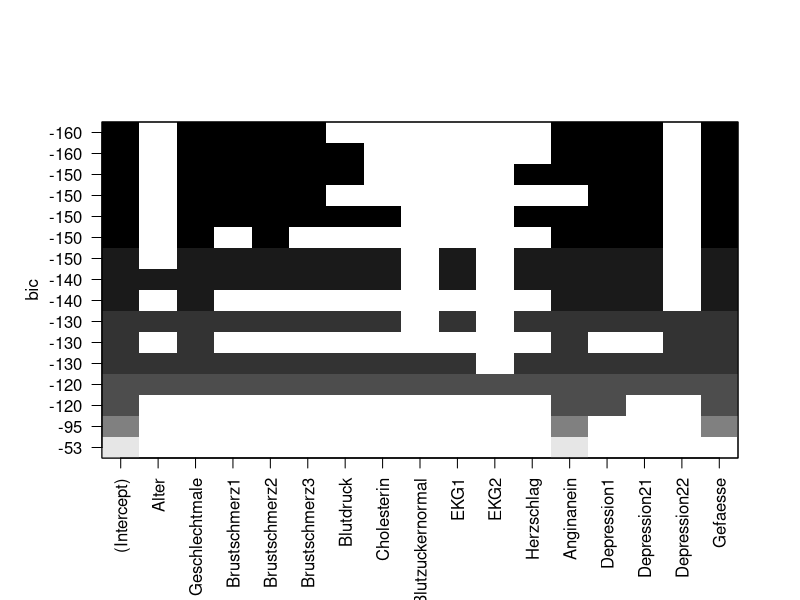
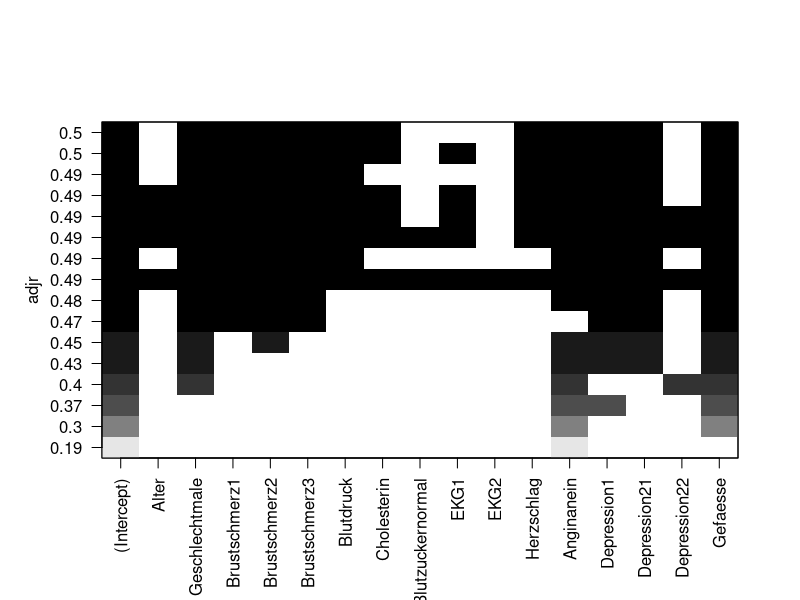
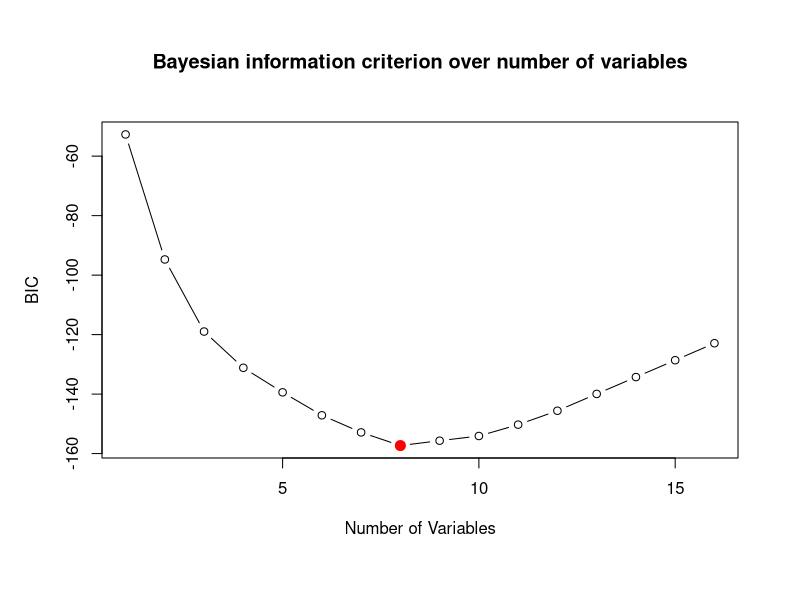
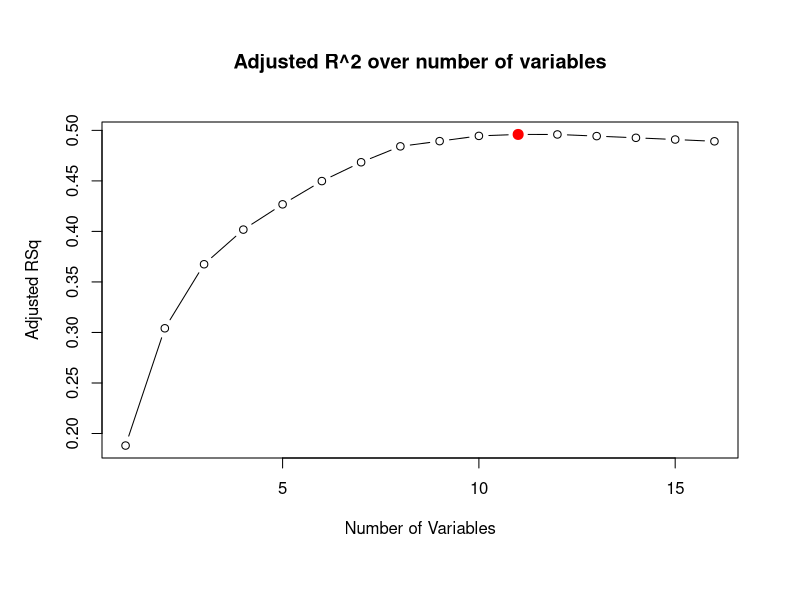
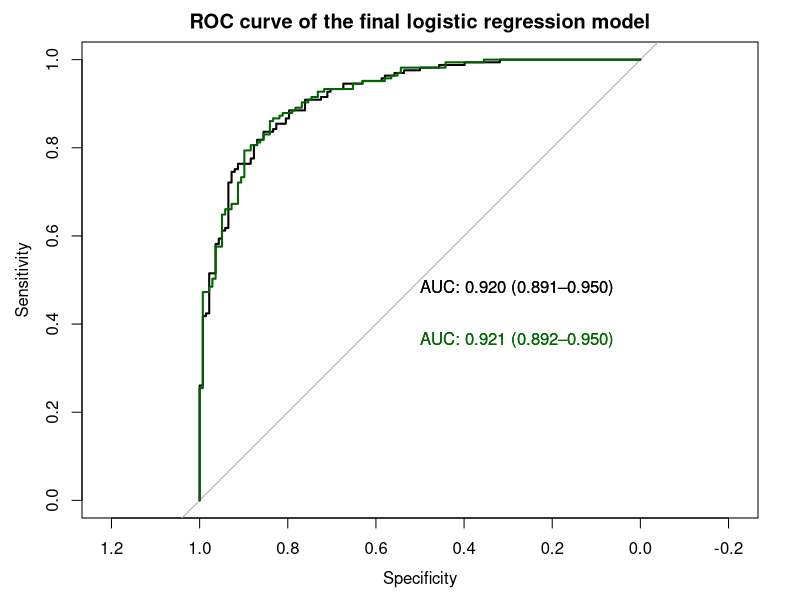

Recreate these plots in R, in order.
library(MASS)
library(dplyr)
library(leaps)
library(caret)

# Aufgabe 1
dat <- read.csv2("dat/heart.csv", sep=",") %>%
  mutate(Herzkrank = factor(ifelse(Herzkrank == 0, "gesund", "krank")),
         Geschlecht = factor(ifelse(Geschlecht == 0, "female", "male")),
         Brustschmerz = factor(Brustschmerz),
         Blutzucker = factor(ifelse(Blutzucker == 1, "erhoeht", "normal")),
         EKG = factor(EKG),
         Angina = factor(ifelse(Angina == 1, "ja", "nein")),
         Depression1 = as.numeric(Depression1),
         Depression2 = factor(Depression2)) %>%
  dplyr::select(-Thal)
str(dat)
regfit_full <- leaps::regsubsets(Herzkrank ~ ., 
                                 data = dat, 
                                 nvmax = 16)
results_bestsub <- summary(regfit_full)
results_bestsub$outmat
plot(regfit_full, scale = "bic")
plot(regfit_full, scale = "adjr")
which.max(results_bestsub$adjr2)
plot(results_bestsub$bic,
     main = "Bayesian information criterion over number of variables",
     xlab = "Number of Variables",
     ylab = "BIC",
     type = "b")
points(8, results_bestsub$bic[8], col="red", cex=2, pch=20)
plot(results_bestsub$adjr2,
     main = "Adjusted R^2 over number of variables",
     xlab = "Number of Variables",
     ylab = "Adjusted RSq",
     type = "b")
points(11, results_bestsub$adjr2[11], col="red", cex=2, pch=20)
results_bestsub$which[11,]
model_best_subset <- glm(Herzkrank ~ Geschlecht + Brustschmerz + 
                           Blutdruck + Cholesterin + Herzschlag +
                           Angina + Depression1 + Depression2 +
                           Gefaesse,
                         data = dat,
                         family = "binomial")
summary(model_best_subset)


# Aufgabe 2

# define null model 
model_null <- glm(Herzkrank ~ 1, data = dat, family = "binomial")

# perform forward selection
results_FWS <- stepAIC(
  model_null, 
  direction = "forward",
  scope = list(lower = ~ 1,
               upper = Herzkrank ~ Alter + Geschlecht + 
                 Brustschmerz + Blutdruck + Cholesterin + 
                 Blutzucker + EKG + Herzschlag + Angina + 
                 Depression1 + Depression2 + Gefaesse))

# view results
summary(results_FWS)


# define full model
model_full <- glm(Herzkrank ~ ., data = dat, family = "binomial")

# perform backward selection
results_BWS <- stepAIC(model_full, direction = "backward")

# view results
summary(results_BWS)


# perform stepwise selection
results_both <- stepAIC(model_full, direction = "both", trace = TRUE)

# view results
summary(results_both)

# generate final model including selected variables
model_final <- glm(Herzkrank ~ Geschlecht + Brustschmerz + 
                     Blutdruck + Cholesterin + Herzschlag +
                     Angina + Depression1 + Depression2 + Gefaesse,
                   data = dat,
                   family = "binomial")

# 5-fache Kreuzvalidierung des finalen Modells
set.seed(20042021)
glm_best <- caret::train(Herzkrank ~ Geschlecht + Brustschmerz + Blutdruck + 
                           Cholesterin + Herzschlag + Angina + Depression1 + 
                           Depression2 + Gefaesse, 
                         data = dat,
                         method = "glm",
                         trControl = trainControl(
                           method="cv",
                           number=5,
                           classProbs=TRUE,
                           summaryFunction = twoClassSummary
                         ),
                         metric = "ROC")

roc_best <- pROC::roc(response = dat$Herzkrank=="krank", # observations
                      predictor = predict(glm_best$finalModel), # predictions
                      ci = TRUE,        # compute confidence interval
                      plot = TRUE,      # create ROC plot
                      print.auc = TRUE,
                      main = "ROC curve of the final logistic regression model")


# 5-fold cross-validation of the full model
glm_full <- caret::train(Herzkrank ~ ., data = dat,
                         method = "glm",
                         trControl = trainControl(
                           method="cv",
                           number=5,
                           classProbs=TRUE,
                           summaryFunction = twoClassSummary
                         ),
                         metric = "ROC")

roc_full <- pROC::roc(response = dat$Herzkrank=="krank", # observations
                      predictor = predict(glm_full$finalModel), # predictions
                      ci = TRUE,
                      plot = TRUE,
                      add = TRUE,       # add ROC curve to existing plot
                      col = "darkgreen",
                      print.auc.adj=c(0,5), # adjust position of AUC
                      print.auc = TRUE,
                      main = "ROC curve of the final(black) and full (green) model")
